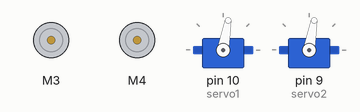
Recording of a sketch running on a simulated Arduino Uno, built with avr-gcc and run on an emulated ATmega328P. On the bench: 2 × DC motor (green arrow = forward, orange = backward, longer = faster), 2 × servo.

Above: at 0.1 s.
At 8.7 s:
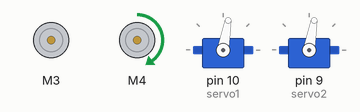
At 13.5 s:
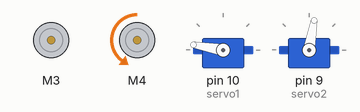
At 17.4 s:
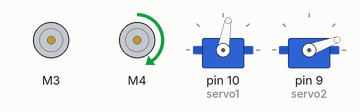
At 28.5 s:
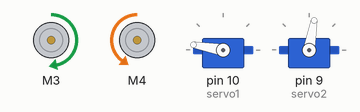
At 39.61 s:
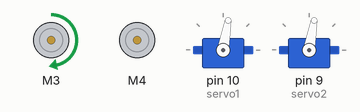
Timing chart, 0 to 40.0 s (numbered marks = the images above):
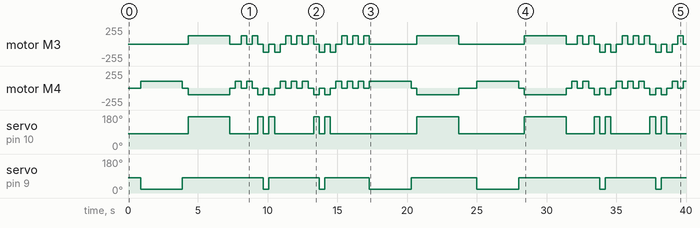

Measured:
- by itself, servo on pin 10 (servo1): 80° → 170° at 4.3 s, → 80° 3.0 s later, → 170° 2.0 s later, → 80° 0.40 s later, … (22 changes in this stretch)
- by itself, servo on pin 9 (servo2): 80° → 20° at 0.90 s, → 80° 3.0 s later, → 20° 5.8 s later, → 80° 0.40 s later, … (14 changes in this stretch)
- by itself, motor M3: stopped → forward 125/255 at 4.3 s, → stopped 3.0 s later, → forward 125/255 0.80 s later, → stopped 0.40 s later, … (50 changes in this stretch)
- by itself, motor M4: stopped → forward 100/255 at 0.90 s, → stopped 3.0 s later, → backward 100/255 0.40 s later, → stopped 3.0 s later, … (57 changes in this stretch)

The sketch:

Driver_shield_L293D_Coding.ino
```cpp
//Driver shield L293D
#include <Servo.h>
#include <AFMotor.h>

char val;
AF_DCMotor motor3(3, MOTOR12_64KHZ); //Jadikan motor 1, 64KHZ
AF_DCMotor motor4(4, MOTOR12_64KHZ); //Jadikan motor 2, 64KHZ
Servo servo1;
Servo servo2;

void setup() {
Serial.begin (9600);
motor3.setSpeed(125); //Set kecepatan motor 3 240 (range 0-255)
motor4.setSpeed(100); //Set kecepatan motor 4 240 (range 0-255)

servo1.attach(10);
servo2.attach(9);

servo1.write(80);
servo2.write(80);
}

void loop() {
  motor3.run(RELEASE); //Motor kanan maju
  motor4.run(RELEASE); //Motor kanan maju
  servo1.write(80);
  servo2.write(80);
  delay (900);

  //GERAK PUTAR
  motor3.run(RELEASE); //Motor kanan maju
  motor4.run(FORWARD); //Motor kanan maju
  servo1.write(80);
  servo2.write(20);
  delay (3000);

  motor3.run(RELEASE); //Motor kanan maju
  motor4.run(RELEASE); //Motor kanan maju
  servo1.write(80);
  servo2.write(80);
  delay (400);

  motor3.run(FORWARD); //Motor kanan maju
  motor4.run(BACKWARD); //Motor kanan maju
  servo1.write(170);
  servo2.write(80);
  delay (3000);


  motor3.run(RELEASE); //Motor kanan maju
  motor4.run(RELEASE); //Motor kanan maju
  servo1.write(80);
  servo2.write(80);
  delay (400);

//GERAK MAJU
  motor3.run(RELEASE); //Motor kanan maju
  motor4.run(FORWARD); //Motor kanan maju
  servo1.write(80);
  servo2.write(80);
  delay (400);

  motor3.run(FORWARD); //Motor kanan maju
  motor4.run(RELEASE); //Motor kanan maju
  servo1.write(80);
  servo2.write(80);
  delay (400);

  motor3.run(RELEASE); //Motor kanan maju
  motor4.run(FORWARD); //Motor kanan maju
  servo1.write(80);
  servo2.write(80);
  delay (400);

  motor3.run(FORWARD); //Motor kanan maju
  motor4.run(RELEASE); //Motor kanan maju
  servo1.write(80);
  servo2.write(80);
  delay (400);

//GERAK MUNDUR + SERVO
  motor3.run(RELEASE); //Motor kanan maju
  motor4.run(BACKWARD); //Motor kanan maju
  servo1.write(170);
  servo2.write(80);
  delay (400);

  motor3.run(BACKWARD); //Motor kanan maju
  motor4.run(RELEASE); //Motor kanan maju
  servo1.write(80);
  servo2.write(20);
  delay (400);

  motor3.run(RELEASE); //Motor kanan maju
  motor4.run(BACKWARD); //Motor kanan maju
  servo1.write(170);
  servo2.write(80);
  delay (400);

  motor3.run(BACKWARD); //Motor kanan maju
  motor4.run(RELEASE); //Motor kanan maju
  servo1.write(80);
  servo2.write(80);
  delay (400);

//GERAK MAJU
   motor3.run(RELEASE); //Motor kanan maju
  motor4.run(FORWARD); //Motor kanan maju
  servo1.write(80);
  servo2.write(80);
  delay (400);

  motor3.run(FORWARD); //Motor kanan maju
  motor4.run(RELEASE); //Motor kanan maju
  servo1.write(80);
  servo2.write(80);
  delay (400);

  motor3.run(RELEASE); //Motor kanan maju
  motor4.run(FORWARD); //Motor kanan maju
  servo1.write(80);
  servo2.write(80);
  delay (400);

  motor3.run(FORWARD); //Motor kanan maju
  motor4.run(RELEASE); //Motor kanan maju
  servo1.write(80);
  servo2.write(80);
  delay (400);

  motor3.run(RELEASE); //Motor kanan maju
  motor4.run(FORWARD); //Motor kanan maju
  servo1.write(80);
  servo2.write(80);
  delay (400);

  motor3.run(FORWARD); //Motor kanan maju
  motor4.run(RELEASE); //Motor kanan maju
  servo1.write(80);
  servo2.write(80);
  delay (400);

  //GERAK MUNDUR + SERVO
  motor3.run(RELEASE); //Motor kanan maju
  motor4.run(BACKWARD); //Motor kanan maju
  servo1.write(170);
  servo2.write(80);
  delay (400);

  motor3.run(BACKWARD); //Motor kanan maju
  motor4.run(RELEASE); //Motor kanan maju
  servo1.write(80);
  servo2.write(20);
  delay (400);

  motor3.run(RELEASE); //Motor kanan maju
  motor4.run(BACKWARD); //Motor kanan maju
  servo1.write(170);
  servo2.write(80);
  delay (400);

  motor3.run(BACKWARD); //Motor kanan maju
  motor4.run(RELEASE); //Motor kanan maju
  servo1.write(80);
  servo2.write(80);
  delay (400);

  //GERAK MAJU
  motor3.run(RELEASE); //Motor kanan maju
  motor4.run(FORWARD); //Motor kanan maju
  servo1.write(80);
  servo2.write(80);
  delay (400);

  motor3.run(FORWARD); //Motor kanan maju
  motor4.run(RELEASE); //Motor kanan maju
  servo1.write(80);
  servo2.write(80);
  delay (400);

  motor3.run(RELEASE); //Motor kanan maju
  motor4.run(FORWARD); //Motor kanan maju
  servo1.write(80);
  servo2.write(80);
  delay (400);

  motor3.run(FORWARD); //Motor kanan maju
  motor4.run(RELEASE); //Motor kanan maju
  servo1.write(80);
  servo2.write(80);
  delay (400);

  motor3.run(RELEASE); //Motor kanan maju
  motor4.run(FORWARD); //Motor kanan maju
  servo1.write(80);
  servo2.write(80);
  delay (400);

  motor3.run(FORWARD); //Motor kanan maju
  motor4.run(RELEASE); //Motor kanan maju
  servo1.write(80);
  servo2.write(80);
  delay (400);

//GERAK PUTAR
  motor3.run(RELEASE); //Motor kanan maju
  motor4.run(FORWARD); //Motor kanan maju
  servo1.write(80);
  servo2.write(20);
  delay (3000);

  motor3.run(RELEASE); //Motor kanan maju
  motor4.run(RELEASE); //Motor kanan maju
  servo1.write(80);
  servo2.write(80);
  delay (400);

  motor3.run(FORWARD); //Motor kanan maju
  motor4.run(BACKWARD); //Motor kanan maju
  servo1.write(170);
  servo2.write(80);
  delay (3000);


  motor3.run(RELEASE); //Motor kanan maju
  motor4.run(RELEASE); //Motor kanan maju
  servo1.write(80);
  servo2.write(80);
  delay (400);

}
```
